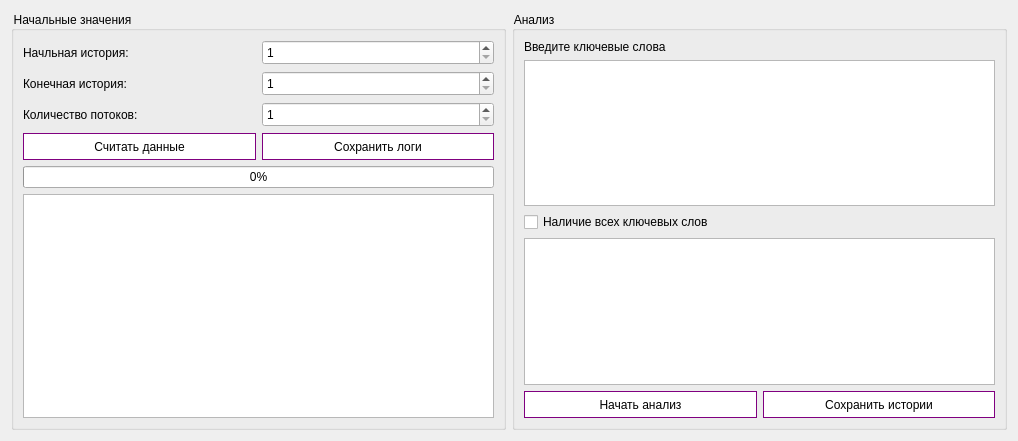
<?xml version="1.0" encoding="UTF-8"?>
<ui version="4.0">
 <class>Form</class>
 <widget class="QWidget" name="Form">
  <property name="geometry">
   <rect>
    <x>0</x>
    <y>0</y>
    <width>1018</width>
    <height>441</height>
   </rect>
  </property>
  <property name="windowTitle">
   <string>Form</string>
  </property>
  <property name="styleSheet">
   <string notr="true">*{
font-size: 12px;
}
QPushButton:hover{
background-color: rgb(223, 223, 223);
}
QPushButton{
min-height: 25px;
border-style: solid;
background-color: white;
border-width:1px;
border-radius:0px;
border-color: purple;
}

QScrollBar:vertical {
    border: none;
    background: white;
    width: 7px;
    margin: 0px 0px 0px 0px;
}
QScrollBar::handle:vertical {
    background: #32CC99;
    min-height: 0px;
}
QScrollBar::add-line:vertical {
    background: #32CC99;
    height: 0px;
    subcontrol-position: bottom;
    subcontrol-origin: margin;
}
QScrollBar::sub-line:vertical {
    background: #32CC99;
    height: 0px;
    subcontrol-position: top;
    subcontrol-origin: margin;
}
QScrollBar:horizontal {
    border: none;
    background: white;
    height: 7px;
    margin: 0px 0px 0px 0px;
}
QScrollBar::handle:horizontal {
    background: #32CC99;
    min-width: 0px;
}
QScrollBar::add-line:horizontal {
    background: #32CC99;
    width: 0px;
    subcontrol-position: right;
    subcontrol-origin: margin;
}
QScrollBar::sub-line:horizontal {
    background: #32CC99;
    width: 0px;
    subcontrol-position: left;
    subcontrol-origin: margin;
}


</string>
  </property>
  <layout class="QHBoxLayout" name="horizontalLayout_7">
   <item>
    <layout class="QVBoxLayout" name="verticalLayout_2">
     <item>
      <widget class="QGroupBox" name="group_box">
       <property name="title">
        <string>Начальные значения</string>
       </property>
       <layout class="QVBoxLayout" name="verticalLayout">
        <item>
         <layout class="QHBoxLayout" name="horizontalLayout">
          <item>
           <widget class="QLabel" name="label">
            <property name="text">
             <string>Начльная история:</string>
            </property>
           </widget>
          </item>
          <item>
           <widget class="QSpinBox" name="start_story_ui">
            <property name="minimumSize">
             <size>
              <width>0</width>
              <height>25</height>
             </size>
            </property>
            <property name="minimum">
             <number>1</number>
            </property>
            <property name="maximum">
             <number>100000</number>
            </property>
           </widget>
          </item>
         </layout>
        </item>
        <item>
         <layout class="QHBoxLayout" name="horizontalLayout_2">
          <item>
           <widget class="QLabel" name="label_2">
            <property name="text">
             <string>Конечная история:</string>
            </property>
           </widget>
          </item>
          <item>
           <widget class="QSpinBox" name="end_story_ui">
            <property name="minimumSize">
             <size>
              <width>0</width>
              <height>25</height>
             </size>
            </property>
            <property name="minimum">
             <number>1</number>
            </property>
            <property name="maximum">
             <number>100000</number>
            </property>
           </widget>
          </item>
         </layout>
        </item>
        <item>
         <layout class="QHBoxLayout" name="horizontalLayout_8">
          <item>
           <widget class="QLabel" name="label_3">
            <property name="text">
             <string>Количество потоков:</string>
            </property>
           </widget>
          </item>
          <item>
           <widget class="QSpinBox" name="count_threads_ui">
            <property name="minimumSize">
             <size>
              <width>0</width>
              <height>25</height>
             </size>
            </property>
            <property name="minimum">
             <number>1</number>
            </property>
            <property name="maximum">
             <number>1000</number>
            </property>
           </widget>
          </item>
         </layout>
        </item>
        <item>
         <layout class="QHBoxLayout" name="horizontalLayout_3">
          <item>
           <widget class="QPushButton" name="load_data_from_net_ui">
            <property name="cursor">
             <cursorShape>PointingHandCursor</cursorShape>
            </property>
            <property name="text">
             <string>Считать данные</string>
            </property>
           </widget>
          </item>
          <item>
           <widget class="QPushButton" name="save_logs_ui">
            <property name="cursor">
             <cursorShape>PointingHandCursor</cursorShape>
            </property>
            <property name="text">
             <string>Сохранить логи</string>
            </property>
           </widget>
          </item>
         </layout>
        </item>
        <item>
         <widget class="QProgressBar" name="progress_bar_ui">
          <property name="value">
           <number>0</number>
          </property>
          <property name="textVisible">
           <bool>true</bool>
          </property>
         </widget>
        </item>
        <item>
         <widget class="QTextBrowser" name="text_browser_ui"/>
        </item>
       </layout>
      </widget>
     </item>
    </layout>
   </item>
   <item>
    <layout class="QVBoxLayout" name="verticalLayout_3">
     <item>
      <widget class="QGroupBox" name="groupBox_2">
       <property name="title">
        <string>Анализ</string>
       </property>
       <layout class="QVBoxLayout" name="verticalLayout_4">
        <item>
         <layout class="QHBoxLayout" name="horizontalLayout_5">
          <item>
           <widget class="QLabel" name="label_4">
            <property name="text">
             <string>Введите ключевые слова</string>
            </property>
           </widget>
          </item>
         </layout>
        </item>
        <item>
         <layout class="QHBoxLayout" name="horizontalLayout_4">
          <item>
           <widget class="QTextEdit" name="keywords_ui"/>
          </item>
         </layout>
        </item>
        <item>
         <widget class="QCheckBox" name="all_keywords_ui">
          <property name="text">
           <string>Наличие всех ключевых слов</string>
          </property>
         </widget>
        </item>
        <item>
         <widget class="QTextEdit" name="result_text_box_ui"/>
        </item>
        <item>
         <layout class="QHBoxLayout" name="horizontalLayout_6">
          <item>
           <widget class="QPushButton" name="start_analysis_ui">
            <property name="cursor">
             <cursorShape>PointingHandCursor</cursorShape>
            </property>
            <property name="text">
             <string>Начать анализ</string>
            </property>
           </widget>
          </item>
          <item>
           <widget class="QPushButton" name="save_story_ui">
            <property name="cursor">
             <cursorShape>PointingHandCursor</cursorShape>
            </property>
            <property name="text">
             <string>Сохранить истории</string>
            </property>
           </widget>
          </item>
         </layout>
        </item>
       </layout>
      </widget>
     </item>
    </layout>
   </item>
  </layout>
 </widget>
 <resources/>
 <connections/>
</ui>
